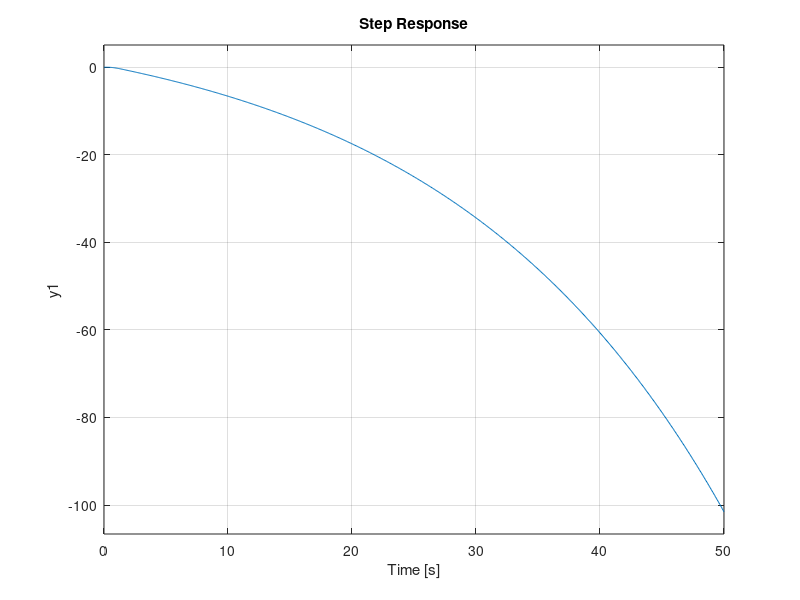

Source code (MATLAB): (Note: this script raises an error after producing the figure.)
% oscillation
ks = [-26, -24, 40, 8000/81, 8100/81];
n = length(ks);
sys = cell(1, n);
for i = 1:n
    G = tf(ks(i), [1, 9, 30, 44, 24]);
    H = tf(1, 1);
    T = feedback(G, H);
    sys{i} = T;
end

figure('Renderer', 'painters',  'Position', [100 100 1500 600])
set(gcf,'color','w');
for i = 1:n
    subplot(2, 5, i)
    step(sys{i}, 50)
    title("Step Respondse k=" + string(ks(i)))
    subplot(2, 5, n + i)
    impulse(sys{i}, 50)
    title("Impulse Respondse k=" + string(ks(i)))
end
